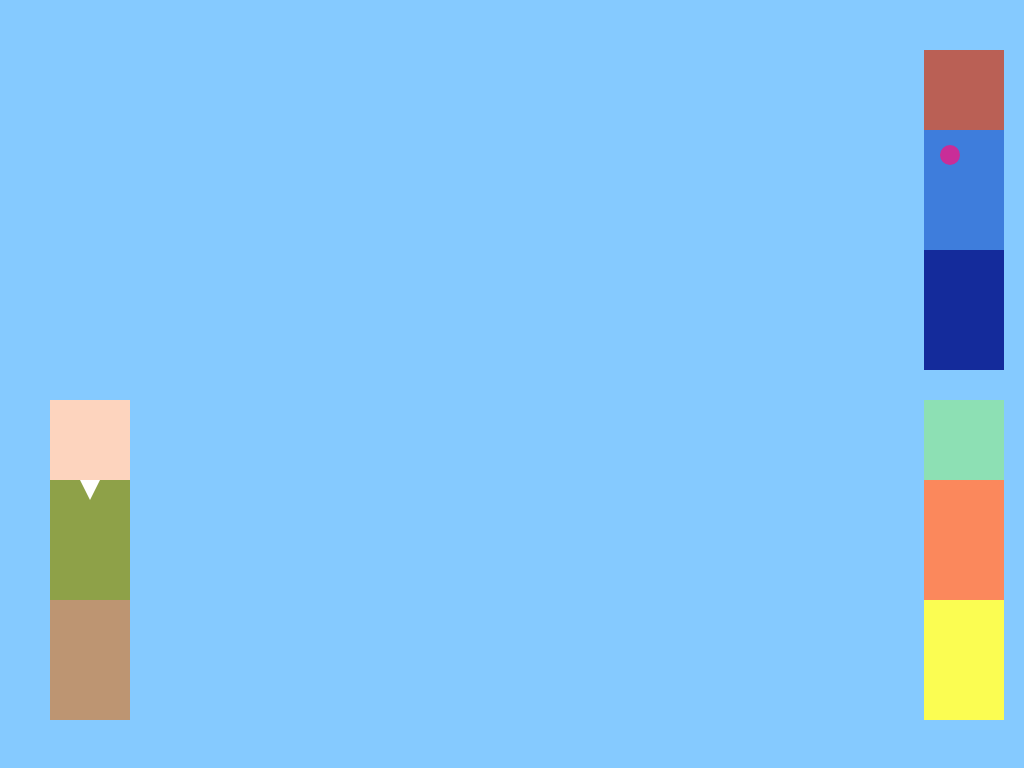
Frame 1 (no input)
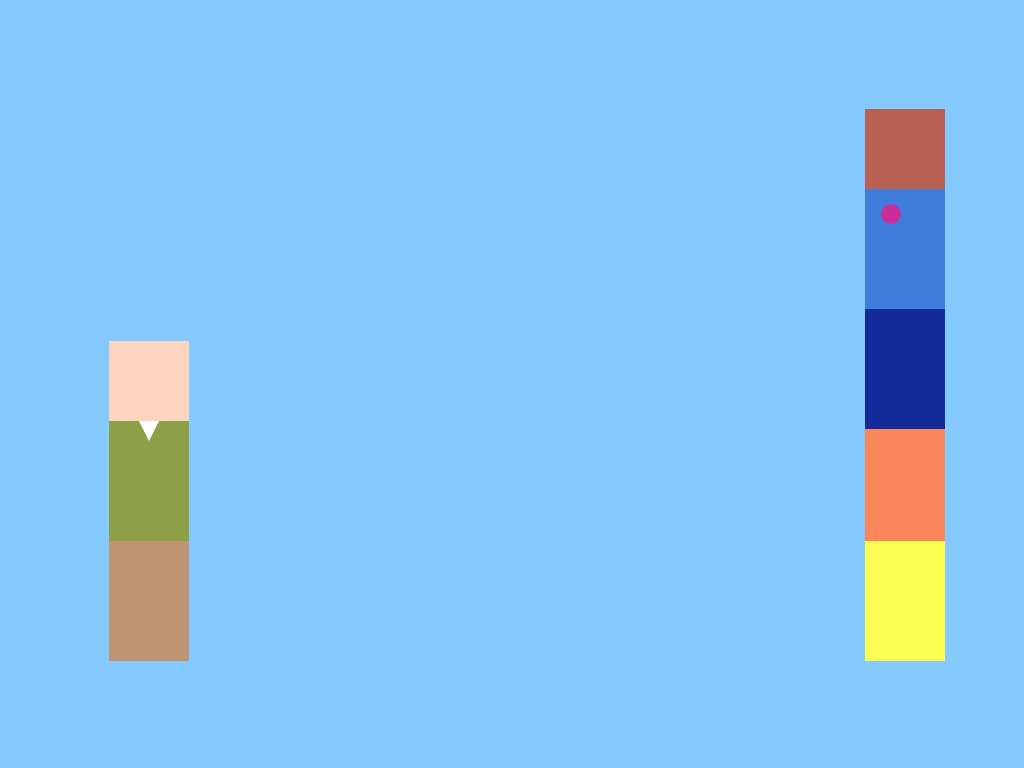
Frame 60 (no input)
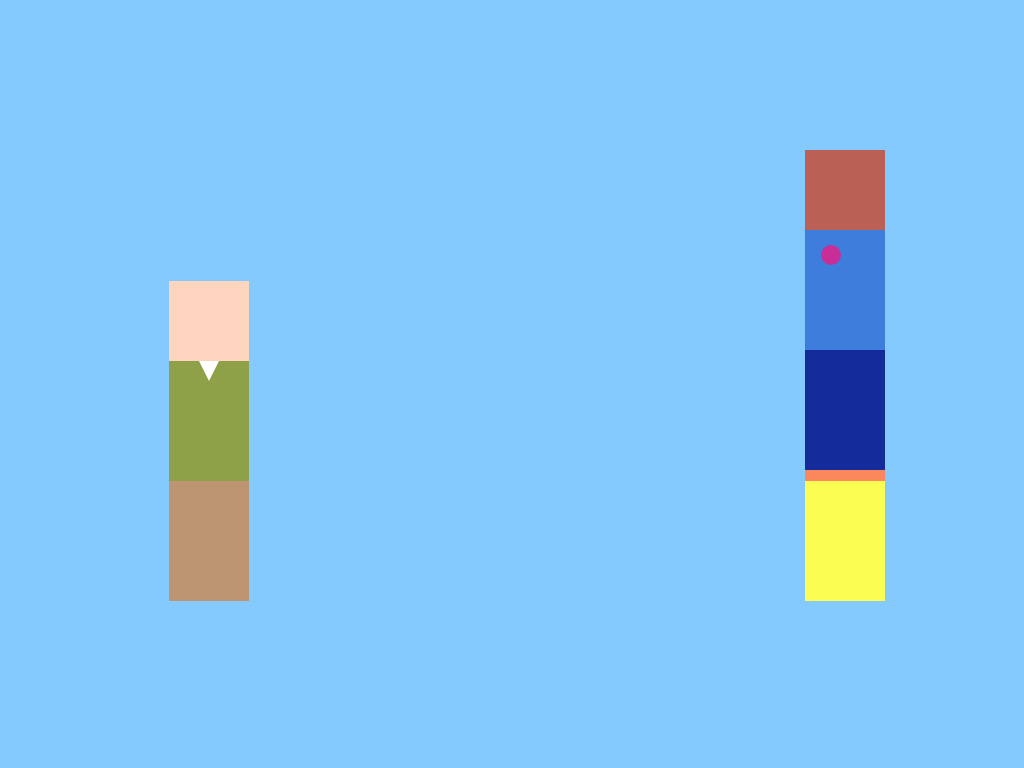
Frame 120 (the mouse pressed at the canvas centre since frame 60)

The p5.js sketch that drew these frames (run headless with seeded random() and noise() and a simulated clock; from frame 60 on, the mouse is pressed at the canvas centre):

// p5.js sketch
// ── sketch.js
// Created by Manuel Zetino
// Last edited 1/28/2017
// Doug Lego buddies start in corners and end in the middle

var xD = 50; // starting postion of Doug on X-axis
var yD = 400; // starting position of Doug on Y-axis

var xS = 924; // starting position of Skeeter on X-axis
var yS = 400; // starting position of Skeeter on Y-axis

var xP = 924; // starting position of Patti on X-axis
var yP = 50;  // starting position of Patti on Y-axis


function setup() {
  createCanvas(1024, 768); // settting up canvas size
}

function draw() {
  doug(); // function for doug
  skeeter(); // function for skeeter
  patti(); // function for patti
  
  xD = min(xD + 1, 300); // moving doug to final X position
  yD = max(yD - 1, 150); // moving doug to final Y position
  
  xS = max(xS - 1, 450); // moving skeeter to final x position
  yS = max(yS - 1, 150); // moving skeeter to final Y position
  
  xP = max(xP - 1, 600); // moving patti to final x position
  yP = min(yP + 1, 150); // moving patti to final Y position
}

function doug() {
  // lower body
  background(133, 202, 255);
  noStroke();
  fill(189,149,114);
  rect(xD, yD + 200, 80, 120);

  // torso
  fill(142, 161, 72);
  rect(xD, yD + 80, 80, 120);

  // head
  fill(253, 212, 190);
  rect(xD, yD, 80, 80);

  // vNeck
  fill(255);
  triangle(xD + 30, yD + 80, xD + 40, yD + 100, xD + 50, yD + 80);

}

function skeeter() {
  // lower body
  fill(251, 253, 82);
  rect(xS, yS + 200, 80, 120);

  // torso
  fill(251, 136, 92);
  rect(xS, yS + 80, 80, 120);

  // head
  fill(141, 224, 180);
  rect(xS, yS, 80, 80);
  
}

function patti() {
  // lower body
  fill(20, 43, 155);
  rect(xP, yP + 200, 80, 120);

  // torso
  fill(62, 125, 220);
  rect(xP, yP + 80, 80, 120);

  // head
  fill(186, 96, 85);
  rect(xP, yP, 80, 80);

  // spots
  fill(201, 45, 152);
  ellipse(xP + 26, yP + 105, 20, 20);
  
 }  
